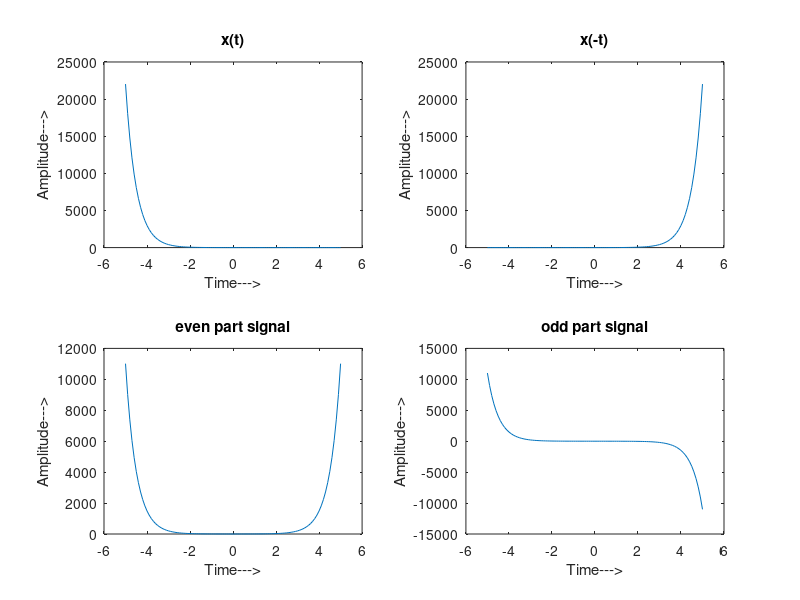

Recreate this plot in MATLAB.
%Generation of even and odd signal
clc;
close all;
clear all;
t = -5:0.1:5;
x = exp(-2*t);
y = fliplr(x);
z = (x+y)/2;
u = (x-y)/2;
subplot(221);
plot(t,x)
xlabel('Time--->')
ylabel('Amplitude--->')
title('x(t)')
subplot(222);
plot(t,y)
xlabel('Time--->')
ylabel('Amplitude--->')
title('x(-t)')
subplot(223);
plot(t,z)
xlabel('Time--->')
ylabel('Amplitude--->')
title('even part signal')
subplot(224);
plot(t,u)
xlabel('Time--->')
ylabel('Amplitude--->')
title('odd part signal')